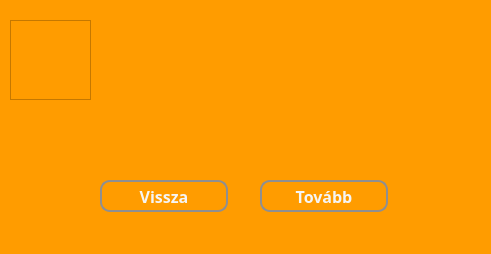
<?xml version="1.0" encoding="UTF-8"?>
<ui version="4.0">
 <class>MainWindow</class>
 <widget class="QMainWindow" name="MainWindow">
  <property name="geometry">
   <rect>
    <x>0</x>
    <y>0</y>
    <width>491</width>
    <height>254</height>
   </rect>
  </property>
  <property name="windowTitle">
   <string>Játékmód információ</string>
  </property>
  <property name="styleSheet">
   <string notr="true">* {
	background-color:#FF9C00;
	font-size: 16pt;
	color: grey;
}</string>
  </property>
  <widget class="QWidget" name="centralwidget">
   <widget class="QWidget" name="widget" native="true">
    <property name="geometry">
     <rect>
      <x>0</x>
      <y>0</y>
      <width>491</width>
      <height>221</height>
     </rect>
    </property>
    <property name="styleSheet">
     <string notr="true">* {
	background-color: #FF9C00;
    font-size: 16px;
    font-weight: bold;
}</string>
    </property>
    <widget class="QPushButton" name="nextButton">
     <property name="geometry">
      <rect>
       <x>260</x>
       <y>180</y>
       <width>128</width>
       <height>32</height>
      </rect>
     </property>
     <property name="font">
      <font>
       <family>Corbel</family>
       <pointsize>-1</pointsize>
       <bold>true</bold>
      </font>
     </property>
     <property name="styleSheet">
      <string notr="true">* {
	background-color: #FF9C00;;
	border: 2px solid #8f8f91;
	border-radius: 10px;
	color: whitesmoke;
}

*:hover {
	background-color: #FFF200;
	color: #8f8f91;
}</string>
     </property>
     <property name="text">
      <string>Tovább</string>
     </property>
    </widget>
    <widget class="QPushButton" name="backButton">
     <property name="geometry">
      <rect>
       <x>100</x>
       <y>180</y>
       <width>128</width>
       <height>32</height>
      </rect>
     </property>
     <property name="font">
      <font>
       <family>Corbel</family>
       <pointsize>-1</pointsize>
       <bold>true</bold>
      </font>
     </property>
     <property name="styleSheet">
      <string notr="true">* {
	background-color: #FF9C00;;
	border: 2px solid #8f8f91;
	border-radius: 10px;
	color: whitesmoke;
}

*:hover {
	background-color: #FFF200;
	color: #8f8f91;
}</string>
     </property>
     <property name="text">
      <string>Vissza</string>
     </property>
    </widget>
    <widget class="QLabel" name="infoLabel">
     <property name="enabled">
      <bool>true</bool>
     </property>
     <property name="geometry">
      <rect>
       <x>110</x>
       <y>20</y>
       <width>361</width>
       <height>141</height>
      </rect>
     </property>
     <property name="font">
      <font>
       <family>Corbel</family>
       <pointsize>12</pointsize>
       <bold>true</bold>
      </font>
     </property>
     <property name="layoutDirection">
      <enum>Qt::LeftToRight</enum>
     </property>
     <property name="styleSheet">
      <string notr="true">* {
	font-size: 12pt;
	color: whitesmoke;
}</string>
     </property>
     <property name="frameShape">
      <enum>QFrame::NoFrame</enum>
     </property>
     <property name="text">
      <string/>
     </property>
     <property name="textFormat">
      <enum>Qt::PlainText</enum>
     </property>
     <property name="scaledContents">
      <bool>true</bool>
     </property>
     <property name="alignment">
      <set>Qt::AlignJustify</set>
     </property>
    </widget>
    <widget class="QFrame" name="infoFrame">
     <property name="geometry">
      <rect>
       <x>10</x>
       <y>20</y>
       <width>81</width>
       <height>80</height>
      </rect>
     </property>
     <property name="frameShape">
      <enum>QFrame::StyledPanel</enum>
     </property>
     <property name="frameShadow">
      <enum>QFrame::Raised</enum>
     </property>
    </widget>
   </widget>
  </widget>
  <widget class="QStatusBar" name="statusbar"/>
 </widget>
 <resources/>
 <connections/>
</ui>
